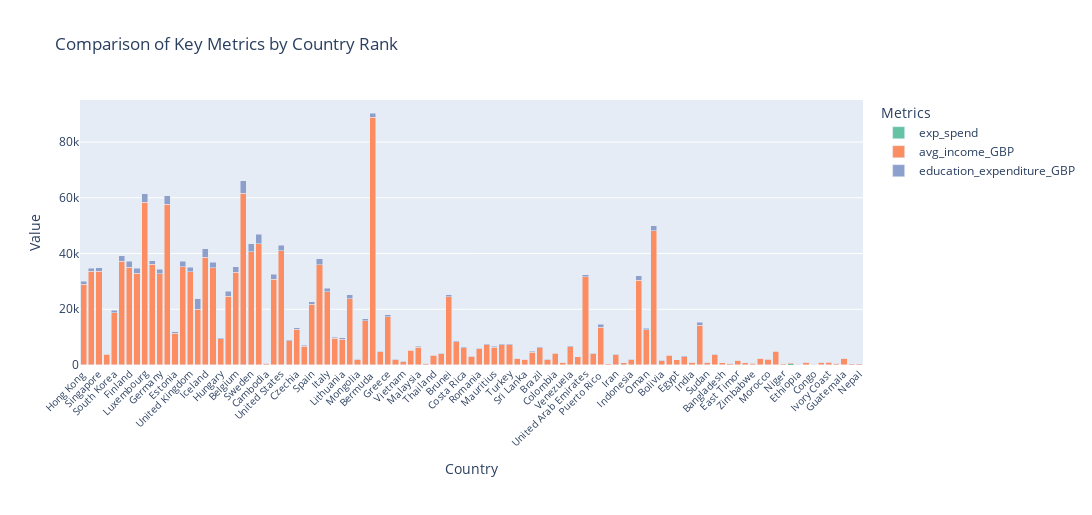

This figure's notebook cell:
### Code cell
fig = px.bar(df_iq.sort_values(by="rank"), x="country", y=["IQ", "avg_income_GBP", "education_expenditure_GBP"], 
    title="Comparison of Key Metrics by Country Rank",
    labels={"country": "Country", "value": "Amount", "variable": "Metrics"},
    color_discrete_sequence=px.colors.qualitative.Set2,
    height=5*len(df_iq),  # Adjusting height based on number of countries
    width=20*len(df_iq)) #adjusting height and width for readability
#Above, I have sorted the data based on rank, to analyse avg income, expenditure and IQ
#The labels rename the axes, and legend

fig.update_layout(barmode='stack',
        xaxis_title="Country",
        yaxis_title="Value",
        legend_title="Metrics",
        xaxis_tickangle=-45,   # Rotating tick labels for better readability
        xaxis_tickfont_size=10,  # Adjusting font size of x-axis labels
        margin=dict(b=150)) #increasing bottom margin


fig.show()

### Figure 1 — Plotly figure (JSON) as saved in the notebook; plotly's stock layout.template omitted (floating-point values rounded to 4 significant figures)
{"data": [{"alignmentgroup": "True", "hovertemplate": "Metrics=exp_spend<br>Country=%{x}<br>Amount=%{y}<extra></extra>", "legendgroup": "exp_spend", "marker": {"color": "rgb(102,194,165)", "pattern": {"shape": ""}}, "name": "exp_spend", "offsetgroup": "exp_spend", "orientation": "v", "showlegend": true, "textposition": "auto", "type": "bar", "x": ["Hong Kong ", "Japan", "Singapore", "China", "South Korea", "Netherlands", "Finland", "Canada", "Luxembourg", "Macao ", "Germany", "Switzerland", "Estonia", "Australia", "United Kingdom", "Greenland ", "Iceland", "Austria", "Hungary", "New Zealand", "Belgium", "Norway", "Sweden", "Denmark", "Cambodia", "France", "United States", "Poland", "Czechia", "Russia", "Spain", "Ireland", "Italy", "Croatia", "Lithuania", "Israel", "Mongolia", "Portugal", "Bermuda ", "Bulgaria", "Greece", "Ukraine", "Vietnam", "Kazakhstan", "Malaysia", "Myanmar", "Thailand", "Serbia", "Brunei", "Chile", "Costa Rica", "Iraq", "Romania", "Argentina", "Mauritius", "Mexico", "Turkey", "Georgia", "Sri Lanka", "Cuba", "Brazil", "Philippines", "Colombia", "Laos", "Venezuela", "Albania", "United Arab Emirates", "Dominican Republic", "Puerto Rico ", "Afghanistan", "Iran", "Pakistan", "Indonesia", "Kuwait", "Oman", "Qatar", "Bolivia", "Ecuador", "Egypt", "Algeria", "India", "Saudi Arabia", "Sudan", "Syria", "Bangladesh", "Chad", "East Timor", "Kenya", "Zimbabwe", "El Salvador", "Morocco", "South Africa", "Niger", "Somalia", "Ethiopia", "Cameroon", "Congo", "Ghana", "Ivory Coast", "Gambia", "Guatemala", "Sierra Leone", "Nepal"], "xaxis": "x", "y": [28, 31, 29, 25, 22, 19, 16, 20, 19, 30, 21, 20, 18, 18, 20, 5, 12, 18, 19, 14, 16, 14, 14, 13, 48, 18, 19, 19, 22, 24, 23, 18, 23, 23, 21, 16, 15, 19, 62, 25, 27, 17, 19, 28, 17, 47, 23, 23, 29, 21, 15, 19, 29, 19, 25, 20, 26, 35, 44, 14, 18, 35, 22, 36, 29, 30, 48, 31, 14, 32, 26, 36, 30, 19, 19, 25, 12, 21, 24, 15, 25, 14, 47, 18, 47, 39, 38, 15, 17, 26, 18, 18, 29, 396, 18, 34, 45, 15, 19, 46, 31, 26, 27], "yaxis": "y"}, {"alignmentgroup": "True", "hovertemplate": "Metrics=avg_income_GBP<br>Country=%{x}<br>Amount=%{y}<extra></extra>", "legendgroup": "avg_income_GBP", "marker": {"color": "rgb(252,141,98)", "pattern": {"shape": ""}}, "name": "avg_income_GBP", "offsetgroup": "avg_income_GBP", "orientation": "v", "showlegend": true, "textposition": "auto", "type": "bar", "x": ["Hong Kong ", "Japan", "Singapore", "China", "South Korea", "Netherlands", "Finland", "Canada", "Luxembourg", "Macao ", "Germany", "Switzerland", "Estonia", "Australia", "United Kingdom", "Greenland ", "Iceland", "Austria", "Hungary", "New Zealand", "Belgium", "Norway", "Sweden", "Denmark", "Cambodia", "France", "United States", "Poland", "Czechia", "Russia", "Spain", "Ireland", "Italy", "Croatia", "Lithuania", "Israel", "Mongolia", "Portugal", "Bermuda ", "Bulgaria", "Greece", "Ukraine", "Vietnam", "Kazakhstan", "Malaysia", "Myanmar", "Thailand", "Serbia", "Brunei", "Chile", "Costa Rica", "Iraq", "Romania", "Argentina", "Mauritius", "Mexico", "Turkey", "Georgia", "Sri Lanka", "Cuba", "Brazil", "Philippines", "Colombia", "Laos", "Venezuela", "Albania", "United Arab Emirates", "Dominican Republic", "Puerto Rico ", "Afghanistan", "Iran", "Pakistan", "Indonesia", "Kuwait", "Oman", "Qatar", "Bolivia", "Ecuador", "Egypt", "Algeria", "India", "Saudi Arabia", "Sudan", "Syria", "Bangladesh", "Chad", "East Timor", "Kenya", "Zimbabwe", "El Salvador", "Morocco", "South Africa", "Niger", "Somalia", "Ethiopia", "Cameroon", "Congo", "Ghana", "Ivory Coast", "Gambia", "Guatemala", "Sierra Leone", "Nepal"], "xaxis": "x", "y": [28949, 33590, 33702, 3816, 18700, 37176, 35019, 32970, 58463, 36139, 32727, 57727, 11291, 35217, 33372, 20079, 38627, 34961, 9341, 24716, 33231, 61607, 40619, 43582, 636, 30840, 40904, 8614, 12753, 6758, 21700, 36000, 26325, 9546, 9291, 23787, 1838, 15787, 88846, 4676, 17303, 1947, 1186, 5232, 6285, 541, 3493, 3998, 24384, 8360, 6134, 3081, 5829, 7212, 6406, 7253, 7249, 2379, 2002, 4541, 6221, 1911, 4130, 949, 6580, 2881, 31688, 4070, 13598, 389, 3727, 808, 1931, 30412, 12569, 48066, 1568, 3410, 1784, 3021, 954, 14324, 958, 3716, 768, 517, 1700, 770, 691, 2388, 2105, 4872, 356, 325, 311, 1012, 259, 956, 1057, 531, 2321, 338, 488], "yaxis": "y"}, {"alignmentgroup": "True", "hovertemplate": "Metrics=education_expenditure_GBP<br>Country=%{x}<br>Amount=%{y}<extra></extra>", "legendgroup": "education_expenditure_GBP", "marker": {"color": "rgb(141,160,203)", "pattern": {"shape": ""}}, "name": "education_expenditure_GBP", "offsetgroup": "education_expenditure_GBP", "orientation": "v", "showlegend": true, "textposition": "auto", "type": "bar", "x": ["Hong Kong ", "Japan", "Singapore", "China", "South Korea", "Netherlands", "Finland", "Canada", "Luxembourg", "Macao ", "Germany", "Switzerland", "Estonia", "Australia", "United Kingdom", "Greenland ", "Iceland", "Austria", "Hungary", "New Zealand", "Belgium", "Norway", "Sweden", "Denmark", "Cambodia", "France", "United States", "Poland", "Czechia", "Russia", "Spain", "Ireland", "Italy", "Croatia", "Lithuania", "Israel", "Mongolia", "Portugal", "Bermuda ", "Bulgaria", "Greece", "Ukraine", "Vietnam", "Kazakhstan", "Malaysia", "Myanmar", "Thailand", "Serbia", "Brunei", "Chile", "Costa Rica", "Iraq", "Romania", "Argentina", "Mauritius", "Mexico", "Turkey", "Georgia", "Sri Lanka", "Cuba", "Brazil", "Philippines", "Colombia", "Laos", "Venezuela", "Albania", "United Arab Emirates", "Dominican Republic", "Puerto Rico ", "Afghanistan", "Iran", "Pakistan", "Indonesia", "Kuwait", "Oman", "Qatar", "Bolivia", "Ecuador", "Egypt", "Algeria", "India", "Saudi Arabia", "Sudan", "Syria", "Bangladesh", "Chad", "East Timor", "Kenya", "Zimbabwe", "El Salvador", "Morocco", "South Africa", "Niger", "Somalia", "Ethiopia", "Cameroon", "Congo", "Ghana", "Ivory Coast", "Gambia", "Guatemala", "Sierra Leone", "Nepal"], "xaxis": "x", "y": [1052, 1099, 1171, 150, 840, 1957, 2234, 1683, 3005, 1187, 1544, 2911, 614, 1921, 1702, 3705, 3126, 1920, 480, 1708, 2056, 4458, 2804, 3389, 13, 1674, 2139, 447, 584, 277, 964, 2050, 1132, 414, 451, 1485, 125, 824, 1433, 184, 640, 117, 62, 184, 369, 11, 149, 171, 836, 395, 399, 158, 204, 372, 254, 358, 274, 69, 45, 324, 350, 55, 189, 26, 224, 97, 660, 130, 963, 12, 144, 22, 65, 1632, 654, 1911, 128, 163, 75, 207, 39, 1037, 20, 207, 16, 13, 44, 51, 41, 93, 118, 276, 12, 1, 17, 30, 6, 62, 57, 11, 75, 13, 18], "yaxis": "y"}], "layout": {"barmode": "stack", "height": 515, "legend": {"title": {"text": "Metrics"}, "tracegroupgap": 0}, "margin": {"b": 150}, "title": {"text": "Comparison of Key Metrics by Country Rank"}, "width": 2060, "xaxis": {"anchor": "y", "domain": [0, 1], "tickangle": -45, "tickfont": {"size": 10}, "title": {"text": "Country"}}, "yaxis": {"anchor": "x", "domain": [0, 1], "title": {"text": "Value"}}}}
